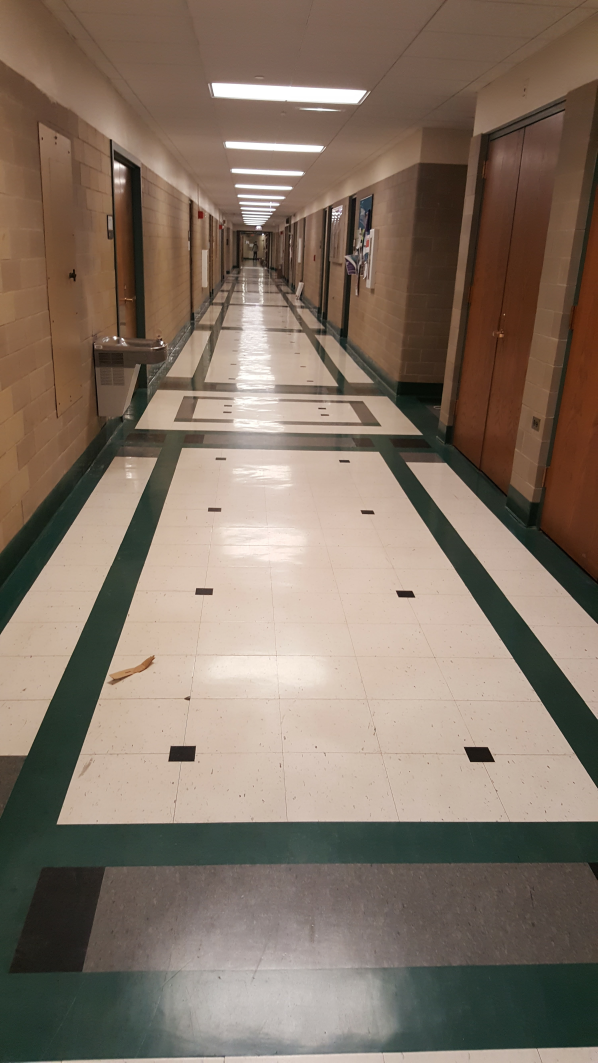
#> input picture Image Processing Test/Hallway.jpg, 2988 x 5312 px (shown at 1/5 size)
$ python hallwayCanny.py
#> lines starting #> are read from the running program, lines starting #| are printed output that depends on the picture
import cv2
import numpy
from matplotlib import pyplot as plt
import io
#from picamera import PiCamera

#Create a memory stream so photos doesn't need to be saved in a file
#stream = io.BytesIO()

#Get the picture (low resolution, so it should be quite fast)
#Here you can also specify other parameters (e.g.:rotate the image)

#camera = PiCamera()
#camera.resolution = (320, 240)
#camera.capture(stream, format='jpeg')

#Convert the picture into a numpy array

width=640
img = cv2.imread('Hallway.jpg', 1)
#> img is the input picture: shape (5312, 2988, 3); mean B, G, R 100.7, 114.7, 130.4
r = float(width) / img.shape[1]
#> r = 0.214
dim = (width, int(img.shape[0]*r))
#> dim = (640, 1137)
resized_img = cv2.resize(img, dim, interpolation = cv2.INTER_AREA)
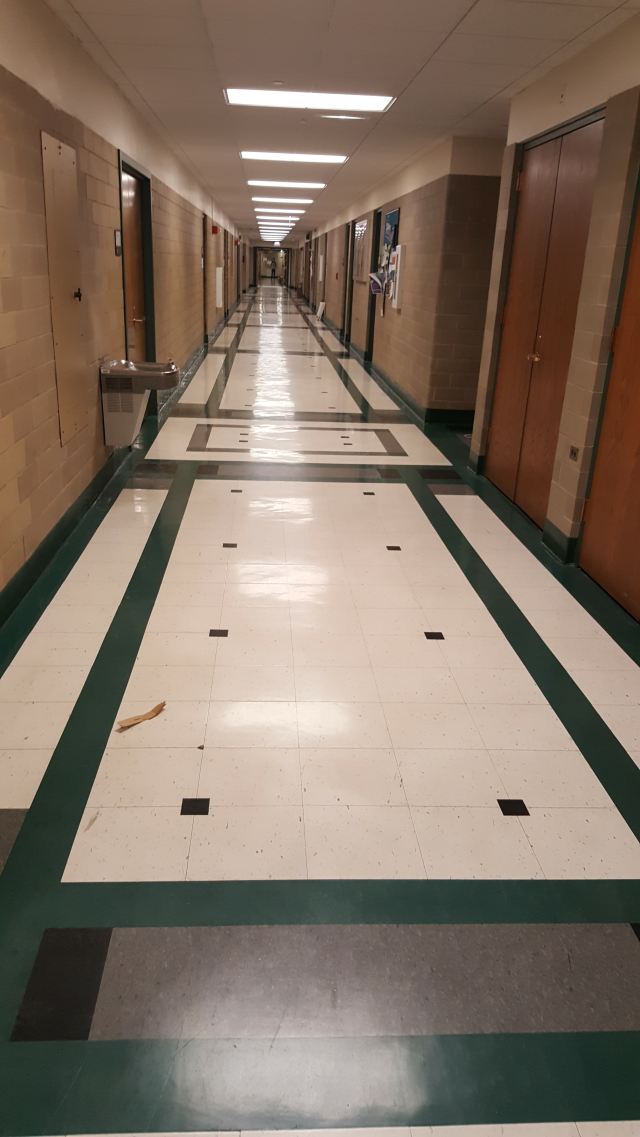
#> resized_img: shape (1137, 640, 3); mean B, G, R 100.7, 114.7, 130.4

#Now creates an OpenCV image
#img = cv2.imdecode(buff, 1)

edges = cv2.Canny(resized_img,100,200)
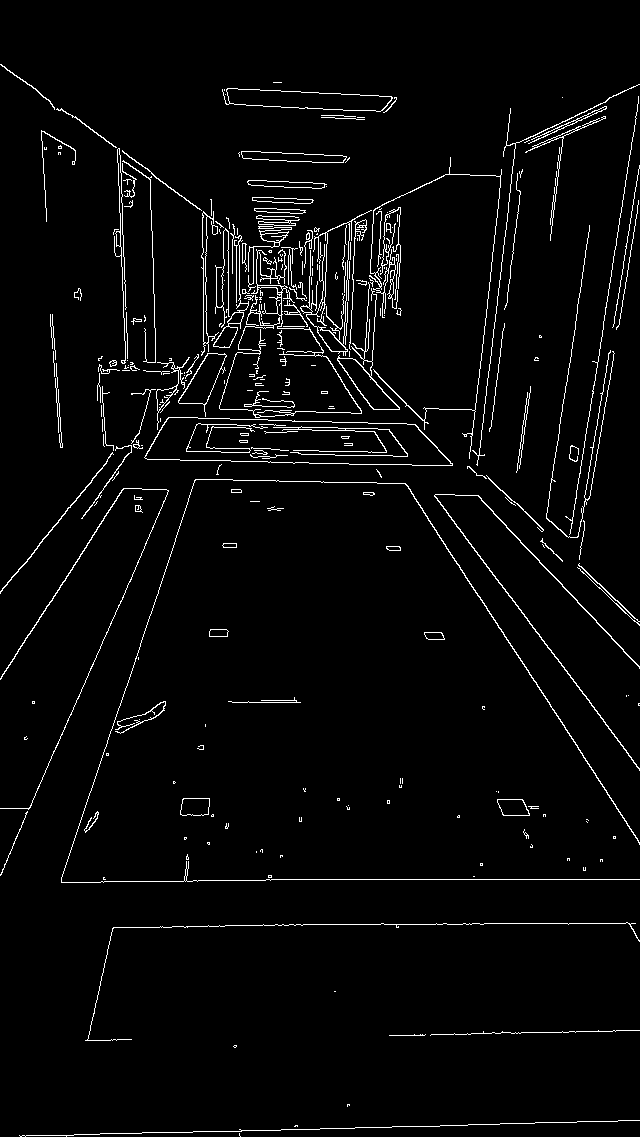
#> edges: shape (1137, 640); 3.2% white in thin lines or dots

plt.subplot(121),plt.imshow(resized_img,cmap = 'gray')
plt.title('Original Image'), plt.xticks([]), plt.yticks([])
plt.subplot(122),plt.imshow(edges,cmap = 'gray')
plt.title('Edge Image'), plt.xticks([]), plt.yticks([])

plt.show()
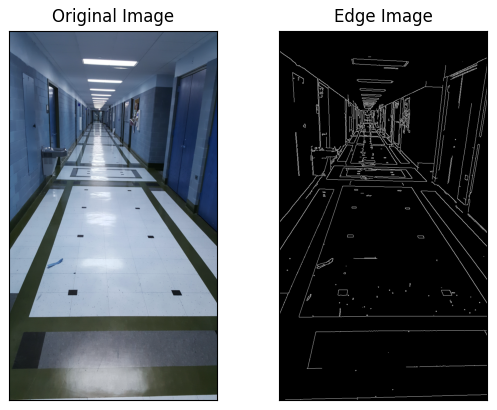
#> figure drawn by matplotlib, 2 panels; B, G, R data is drawn as R, G, B
